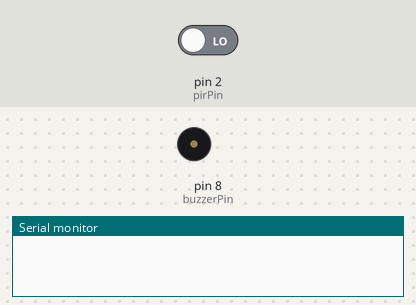
Bench run of a sketch on a simulated Arduino Uno, built with avr-gcc and run on an emulated ATmega328P. On the bench: buzzer (waves = sounding, pin HIGH), the last lines printed to the serial monitor. Inputs (shaded band) come from the test bench; at power-on: pin 2 (pirPin) LOW.

Above: at 1.2 s.
1.3 s: pin 2 (pirPin) driven HIGH
At 2.3 s:
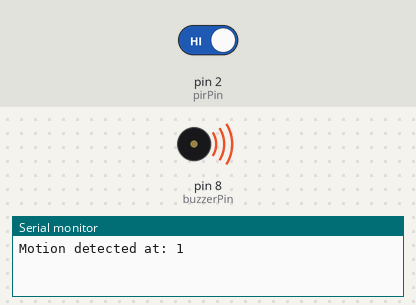
2.8 s: pin 2 (pirPin) driven LOW
At 3.9 s:
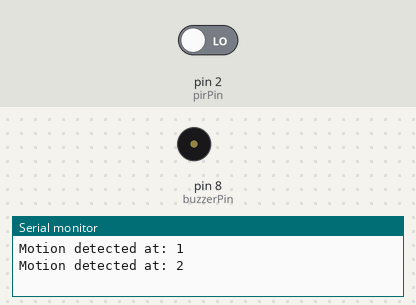
Timing chart, 0 to 5.8 s (numbered marks = the images above; inputs shaded):
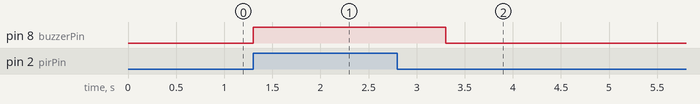

The sketch:

motion_activated_alarm.ino
```cpp
// Define pins
const int pirPin = 2;     // PIR sensor output pin
const int buzzerPin = 8;  // Buzzer pin

void setup() {
  pinMode(pirPin, INPUT);      // Set PIR sensor as input
  pinMode(buzzerPin, OUTPUT);  // Set buzzer as output

  Serial.begin(9600);          // Initialize Serial Monitor
}

void loop() {
  int motionState = digitalRead(pirPin);  // Read PIR sensor state

  if (motionState == HIGH) {              // If motion is detected
    digitalWrite(buzzerPin, HIGH);        // Turn on the buzzer
    Serial.print("Motion detected at: ");
    Serial.println(millis() / 1000);      // Log timestamp in seconds since start
    delay(1000);                          // Buzzer delay for 1 second
  } else {
    digitalWrite(buzzerPin, LOW);         // Turn off the buzzer if no motion
  }
}
```

Measured:
- after the input at 1.3 s, pin 8 (buzzerPin): LOW → HIGH at once
- after the input at 2.8 s, pin 8 (buzzerPin): HIGH → LOW after 0.50 s
